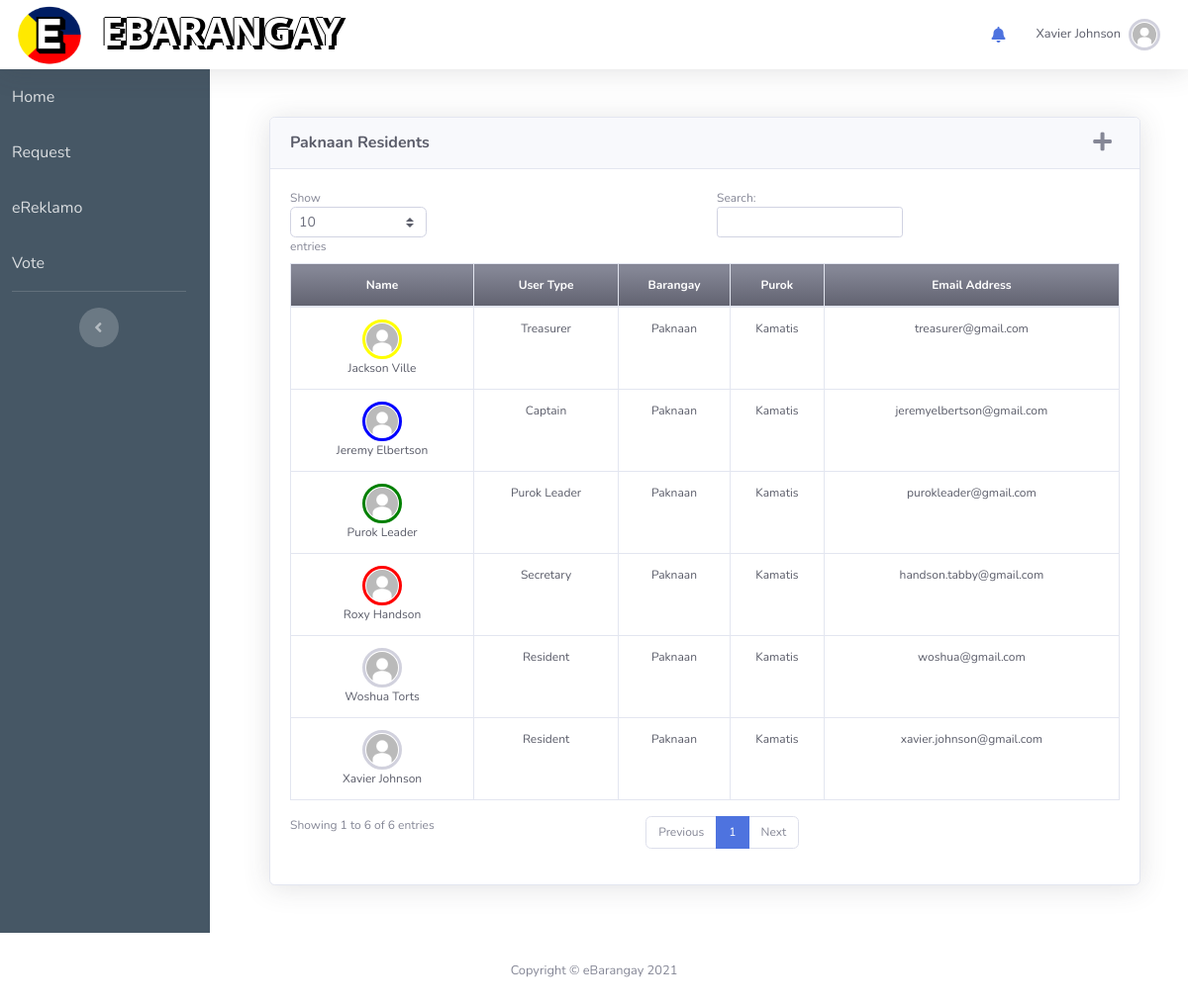
Page /residents.php (signed in) on the committed database.
### tables this page shows
CREATE TABLE `users` (
  `UsersID` int NOT NULL,
  `Firstname` varchar(50) NOT NULL,
  `Middlename` varchar(50) DEFAULT NULL,
  `Lastname` varchar(50) NOT NULL,
  `dateofbirth` varchar(50) NOT NULL,
  `civilStat` varchar(50) NOT NULL,
  `emailAdd` varchar(50) NOT NULL,
  `username` varchar(50) NOT NULL,
  `usersPwd` varchar(255) DEFAULT NULL,
  `userGender` varchar(50) DEFAULT NULL,
  `userType` varchar(50) DEFAULT NULL,
  `profile_pic` varchar(129) DEFAULT NULL,
  `userBarangay` varchar(50) DEFAULT NULL,
  `userPurok` varchar(50) DEFAULT NULL,
  `phoneNum` varchar(20) DEFAULT NULL,
  `teleNum` varchar(20) DEFAULT NULL,
  `VerifyStatus` varchar(20) NOT NULL DEFAULT 'Pending',
  `userCity` varchar(30) NOT NULL DEFAULT 'None',
  `Status` varchar(20) NOT NULL DEFAULT 'Active',
  `isRenting` varchar(20) DEFAULT 'False',
  `landlordName` varchar(50) DEFAULT 'None',
  `landlordContact` varchar(50) DEFAULT 'NONE',
  `barangayPos` varchar(50) DEFAULT 'None',
  `userAddress` varchar(50) DEFAULT NULL,
  `userHouseNum` varchar(50) DEFAULT NULL
);

### residents.php (the view, shortened to what this page needs)
<?php include_once "header.php" ?>
<div class="col d-flex flex-column">
<div class="container p-4">
<?php if($_SESSION["userType"] == "Purok Leader"): ?>
<div class="card shadow mb-4 m-4">
    <div class="card-header py-3 d-flex justify-content-between">
            <h6 class="m-0 font-weight-bold text-dark"><?php echo $_SESSION["userBarangay"] ?> Residents</h6>
            <a class="fas fa-plus fa-lg mr-2 text-gray-600 add_account" href="javascript:void(0)"></a>
    </div>
    <div class="card-body" style="font-size: 75%">
        <div class="table-responsive">
            <table class="table table-bordered text-center text-dark display"
                width="100%" cellspacing="0" cellpadding="0">
                <thead >
                    <!-- <tr class="bg-gradient-warning">
                        <th colspan="5">Resident</th>
                        <th colspan ="2">Address</th>
                        <th colspan="2">Contacts</th>
                        <th colspan="1">Options</th>
                    </tr> -->
                    <tr class="bg-gradient-secondary text-white">
                        <th scope="col">Name</th>
                        <th scope="col">Birthdate</th>
                        <th scope="col">Civil Status</th>
                        <th scope="col">User Type</th>
                        <th scope="col">Purok</th>
                        <th scope="col">Barangay</th>
                        <th scope="col">Email Address</th>
                        <th scope="col">Manage</th>
                    </tr>
                </thead>
                <tbody>
                    <?php
                        $accounts = $conn->query("SELECT *, concat(Firstname, ' ', Lastname) as name FROM users WHERE VerifyStatus = 'Pending' AND userBarangay = '{$_SESSION['userBarangay']}' AND userPurok = '{$_SESSION['userPurok']}'");
                        while($row=$accounts->fetch_assoc()):
                            if($row["userType"] == "Admin"){
                                continue;
                            }
                    ?>
                    <tr>
                        <td>
                            <img class="img-profile rounded-circle <?php
                                if($row["userType"] == "Resident"){
                                    echo "img-res-profile";
                                }
                                elseif($row["userType"] == "Purok Leader"){
                                    echo "img-purokldr-profile";
                                }
                                elseif($row["userType"] == "Captain"){
                                    echo "img-capt-profile";
                                }
                                elseif($row["userType"] == "Secretary"){
                                    echo "img-sec-profile";
                                }
                                elseif($row["userType"] == "Treasurer"){
                                    echo "img-treas-profile";
                                }
                                elseif($row["userType"] == "Admin"){
                                    echo "img-admin-profile";
                                }
                            ?>" src="img/<?php echo $row["profile_pic"] ?>" width="40" height="40"/>
                            </br>
                            <?php echo $row["name"] ?>
                        </td>
                        <td><?php echo $row["dateofbirth"] ?></td>
                        <td><?php echo $row["civilStat"] ?></td>
                        <td><?php echo $row["userType"] ?></td>
                        <td><?php echo $row["userPurok"] ?></td>
                        <td><?php echo $row["userBarangay"] ?></td>
                        <td><name@email class="com"><?php echo $row["emailAdd"] ?></name@email></td>
                        <td>
                            <button class="btn btn-success btn-sm btn-flat verify_user" data-id="<?php echo $row['UsersID'] ?>"><i class="fas fa-check"></i> Verify</button>
                        </td>
                    </tr>
                    <?php endwhile; ?>
                </tbody>
            </table>
        </div>
    </div>
</div>
<?php else: ?>
<div class="card shadow mb-4 m-4">
<div class="card-header py-3 d-flex justify-content-between">
        <h6 class="m-0 font-weight-bold text-dark"><?php echo $_SESSION["userBarangay"] ?> Residents</h6>
        <a class="fas fa-plus fa-lg mr-2 text-gray-600 add_account" href="javascript:void(0)"></a>
</div>
<div class="card-body" style="font-size: 75%">
    <div class="table-responsive">
        <table class="table table-bordered text-center text-dark display"
            width="100%" cellspacing="0" cellpadding="0">
            <thead >
                <tr class="bg-gradient-secondary text-white">
                    <th scope="col">Name</th>
                    <th scope="col">User Type</th>
                    <th scope="col">Barangay</th>
                    <th scope="col">Purok</th>
                    <th scope="col">Email Address</th>
                </tr>
            </thead>
            <tbody>
                <?php
                    $accounts = $conn->query("SELECT *, concat(Firstname, ' ', Lastname) as name FROM users WHERE VerifyStatus = 'Pending' AND userBarangay = '{$_SESSION['userBarangay']}'");
                    while($row=$accounts->fetch_assoc()):
                ?>
                <tr>
                    <td>
                        <img class="img-profile rounded-circle <?php
                            if($row["userType"] == "Resident"){
                                echo "img-res-profile";
                            }
                            elseif($row["userType"] == "Purok Leader"){
                                echo "img-purokldr-profile";
                            }
                            elseif($row["userType"] == "Captain"){
                                echo "img-capt-profile";
                            }
                            elseif($row["userType"] == "Secretary"){
                                echo "img-sec-profile";
                            }
                            elseif($row["userType"] == "Treasurer"){
                                echo "img-treas-profile";
                            }
                            elseif($row["userType"] == "Admin"){
                                echo "img-admin-profile";
                            }
                        ?>" src="img/<?php echo $row["profile_pic"] ?>" width="40" height="40"/>
                        <?php echo $row["name"] ?>
                    </td>
                    <td><?php echo $row["userType"] ?></td>
                    <td><?php echo $row["userBarangay"] ?></td>
                    <td><?php echo $row["userPurok"] ?></td>
                    <td><name@email class="com"><?php echo $row["emailAdd"] ?></name@email></td>
                </tr>
                <?php endwhile; ?>
            </tbody>
        </table>
    </div>
</div>
<?php endif; ?>
</div>
</div>
</div>
</div>
<?php include_once "footer.php" ?>

### css/cb2.css (style rules this page uses)
.img-res-profile { padding: 1px; border: 3px solid rgb(209, 209, 221); }
.img-purokldr-profile { padding: 1px; border: 3px solid green; }
.img-capt-profile { padding: 1px; border: 3px solid blue; }
.img-sec-profile { padding: 1px; border: 3px solid red; }
.img-treas-profile { padding: 1px; border: 3px solid yellow; }

### rows in the picture
users: profile_pic (picture), name "Xavier Johnson", userType "Resident", userBarangay "Paknaan", userPurok "Kamatis", emailAdd "xavier.johnson@gmail.com"
users: profile_pic (picture), name "Jeremy Elbertson", userType "Captain", userBarangay "Paknaan", userPurok "Kamatis", emailAdd "jeremyelbertson@gmail.com"
users: profile_pic (picture), name "Roxy Handson", userType "Secretary", userBarangay "Paknaan", userPurok "Kamatis", emailAdd "handson.tabby@gmail.com"
users: profile_pic (picture), name "Purok Leader", userType "Purok Leader", userBarangay "Paknaan", userPurok "Kamatis", emailAdd "purokleader@gmail.com"
users: profile_pic (picture), name "Woshua Torts", userType "Resident", userBarangay "Paknaan", userPurok "Kamatis", emailAdd "woshua@gmail.com"
users: profile_pic (picture), name "Jackson Ville", userType "Treasurer", userBarangay "Paknaan", userPurok "Kamatis", emailAdd "treasurer@gmail.com"

### other values in the picture
$name "Xavier Johnson"
$_SESSION["userBarangay"] "Paknaan"
